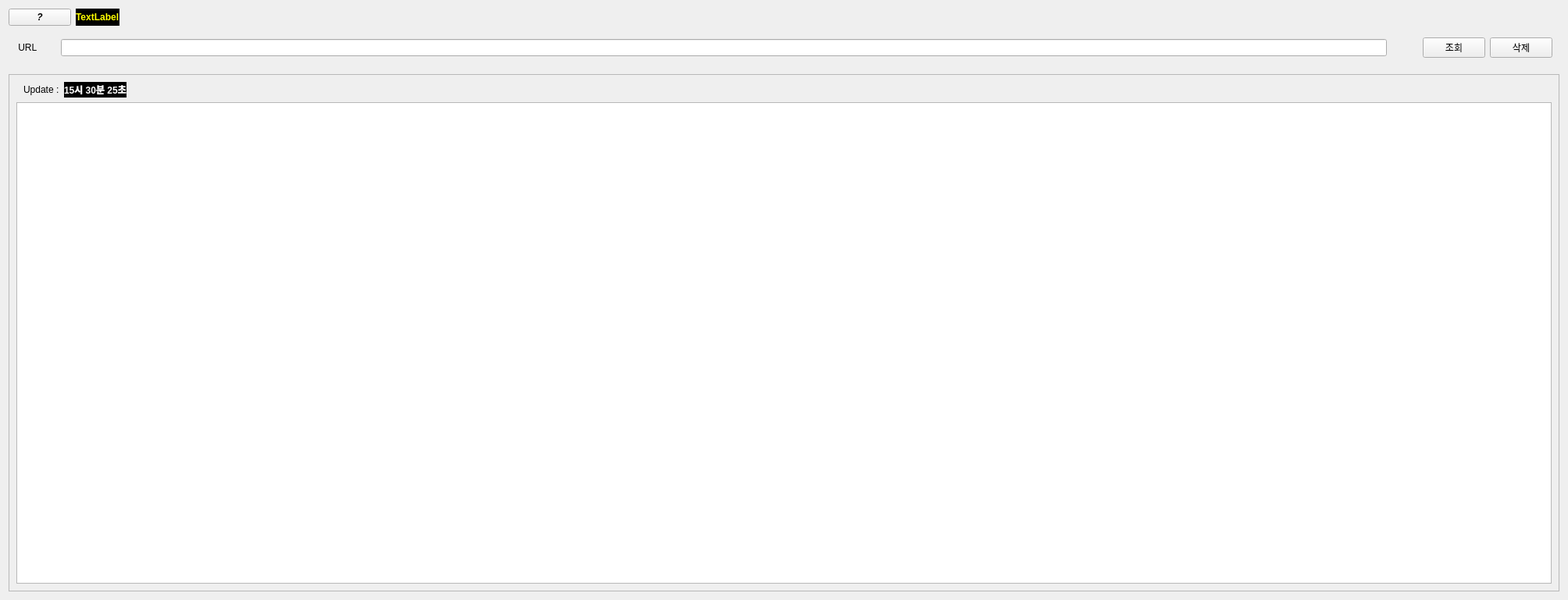
<?xml version="1.0" encoding="UTF-8"?>
<ui version="4.0">
 <class>Tab_App</class>
 <widget class="QWidget" name="Tab_App">
  <property name="geometry">
   <rect>
    <x>0</x>
    <y>0</y>
    <width>2008</width>
    <height>769</height>
   </rect>
  </property>
  <property name="sizePolicy">
   <sizepolicy hsizetype="Preferred" vsizetype="MinimumExpanding">
    <horstretch>0</horstretch>
    <verstretch>0</verstretch>
   </sizepolicy>
  </property>
  <property name="windowTitle">
   <string>Form</string>
  </property>
  <layout class="QVBoxLayout" name="verticalLayout_2">
   <item>
    <widget class="QFrame" name="frame_info">
     <property name="sizePolicy">
      <sizepolicy hsizetype="Preferred" vsizetype="Fixed">
       <horstretch>0</horstretch>
       <verstretch>0</verstretch>
      </sizepolicy>
     </property>
     <property name="frameShape">
      <enum>QFrame::NoFrame</enum>
     </property>
     <property name="frameShadow">
      <enum>QFrame::Raised</enum>
     </property>
     <layout class="QHBoxLayout" name="horizontalLayout">
      <property name="leftMargin">
       <number>0</number>
      </property>
      <property name="topMargin">
       <number>0</number>
      </property>
      <property name="rightMargin">
       <number>0</number>
      </property>
      <property name="bottomMargin">
       <number>0</number>
      </property>
      <item>
       <widget class="QPushButton" name="pb_info">
        <property name="sizePolicy">
         <sizepolicy hsizetype="Fixed" vsizetype="Fixed">
          <horstretch>0</horstretch>
          <verstretch>0</verstretch>
         </sizepolicy>
        </property>
        <property name="font">
         <font>
          <italic>true</italic>
          <bold>true</bold>
         </font>
        </property>
        <property name="text">
         <string>?</string>
        </property>
       </widget>
      </item>
      <item>
       <widget class="QLabel" name="label_target">
        <property name="font">
         <font>
          <bold>true</bold>
         </font>
        </property>
        <property name="styleSheet">
         <string notr="true">background-color:black;color:yellow;</string>
        </property>
        <property name="text">
         <string>TextLabel</string>
        </property>
       </widget>
      </item>
      <item>
       <spacer name="horizontalSpacer">
        <property name="orientation">
         <enum>Qt::Horizontal</enum>
        </property>
        <property name="sizeHint" stdset="0">
         <size>
          <width>1238</width>
          <height>20</height>
         </size>
        </property>
       </spacer>
      </item>
     </layout>
    </widget>
   </item>
   <item>
    <widget class="QFrame" name="frame_header">
     <property name="sizePolicy">
      <sizepolicy hsizetype="Preferred" vsizetype="Fixed">
       <horstretch>0</horstretch>
       <verstretch>0</verstretch>
      </sizepolicy>
     </property>
     <property name="frameShape">
      <enum>QFrame::NoFrame</enum>
     </property>
     <property name="frameShadow">
      <enum>QFrame::Plain</enum>
     </property>
     <layout class="QHBoxLayout" name="horizontalLayout_2">
      <item>
       <widget class="QLabel" name="label">
        <property name="text">
         <string> URL</string>
        </property>
       </widget>
      </item>
      <item>
       <widget class="QFrame" name="frame_Period">
        <property name="sizePolicy">
         <sizepolicy hsizetype="Fixed" vsizetype="Fixed">
          <horstretch>0</horstretch>
          <verstretch>0</verstretch>
         </sizepolicy>
        </property>
        <property name="frameShape">
         <enum>QFrame::NoFrame</enum>
        </property>
        <property name="frameShadow">
         <enum>QFrame::Raised</enum>
        </property>
        <layout class="QHBoxLayout" name="horizontalLayout_3">
         <property name="topMargin">
          <number>1</number>
         </property>
         <property name="bottomMargin">
          <number>1</number>
         </property>
        </layout>
       </widget>
      </item>
      <item>
       <widget class="QLineEdit" name="lineEdit"/>
      </item>
      <item>
       <spacer name="horizontalSpacer_2">
        <property name="orientation">
         <enum>Qt::Horizontal</enum>
        </property>
        <property name="sizeType">
         <enum>QSizePolicy::Fixed</enum>
        </property>
        <property name="sizeHint" stdset="0">
         <size>
          <width>40</width>
          <height>20</height>
         </size>
        </property>
       </spacer>
      </item>
      <item>
       <widget class="QPushButton" name="PB_Query">
        <property name="text">
         <string>조회</string>
        </property>
       </widget>
      </item>
      <item>
       <widget class="QPushButton" name="PB_Delete">
        <property name="text">
         <string>삭제</string>
        </property>
       </widget>
      </item>
     </layout>
    </widget>
   </item>
   <item>
    <widget class="Wid_Pagination" name="wid_pagination" native="true">
     <property name="sizePolicy">
      <sizepolicy hsizetype="Preferred" vsizetype="Fixed">
       <horstretch>0</horstretch>
       <verstretch>0</verstretch>
      </sizepolicy>
     </property>
    </widget>
   </item>
   <item>
    <widget class="QFrame" name="main_frame">
     <property name="frameShape">
      <enum>QFrame::StyledPanel</enum>
     </property>
     <property name="frameShadow">
      <enum>QFrame::Raised</enum>
     </property>
     <layout class="QVBoxLayout" name="verticalLayout">
      <item>
       <widget class="QFrame" name="frame_update">
        <property name="sizePolicy">
         <sizepolicy hsizetype="Fixed" vsizetype="Fixed">
          <horstretch>0</horstretch>
          <verstretch>0</verstretch>
         </sizepolicy>
        </property>
        <property name="frameShape">
         <enum>QFrame::NoFrame</enum>
        </property>
        <property name="frameShadow">
         <enum>QFrame::Raised</enum>
        </property>
        <layout class="QHBoxLayout" name="horizontalLayout_4">
         <property name="topMargin">
          <number>0</number>
         </property>
         <property name="bottomMargin">
          <number>0</number>
         </property>
         <item>
          <widget class="QLabel" name="label_2">
           <property name="styleSheet">
            <string notr="true"/>
           </property>
           <property name="text">
            <string>Update :</string>
           </property>
          </widget>
         </item>
         <item>
          <widget class="QLabel" name="label_update_time">
           <property name="font">
            <font>
             <bold>true</bold>
            </font>
           </property>
           <property name="styleSheet">
            <string notr="true">background-color:black;color:white</string>
           </property>
           <property name="text">
            <string>15시 30분 25초</string>
           </property>
          </widget>
         </item>
         <item>
          <spacer name="horizontalSpacer_3">
           <property name="orientation">
            <enum>Qt::Horizontal</enum>
           </property>
           <property name="sizeHint" stdset="0">
            <size>
             <width>40</width>
             <height>20</height>
            </size>
           </property>
          </spacer>
         </item>
        </layout>
       </widget>
      </item>
      <item>
       <widget class="QPlainTextEdit" name="pe">
        <property name="focusPolicy">
         <enum>Qt::WheelFocus</enum>
        </property>
       </widget>
      </item>
     </layout>
    </widget>
   </item>
  </layout>
 </widget>
 <customwidgets>
  <customwidget>
   <class>Wid_Pagination</class>
   <extends>QWidget</extends>
   <header>modules.PyQt.compoent_v2.pagenation.wid_pagination</header>
   <container>1</container>
  </customwidget>
 </customwidgets>
 <resources/>
 <connections/>
</ui>
